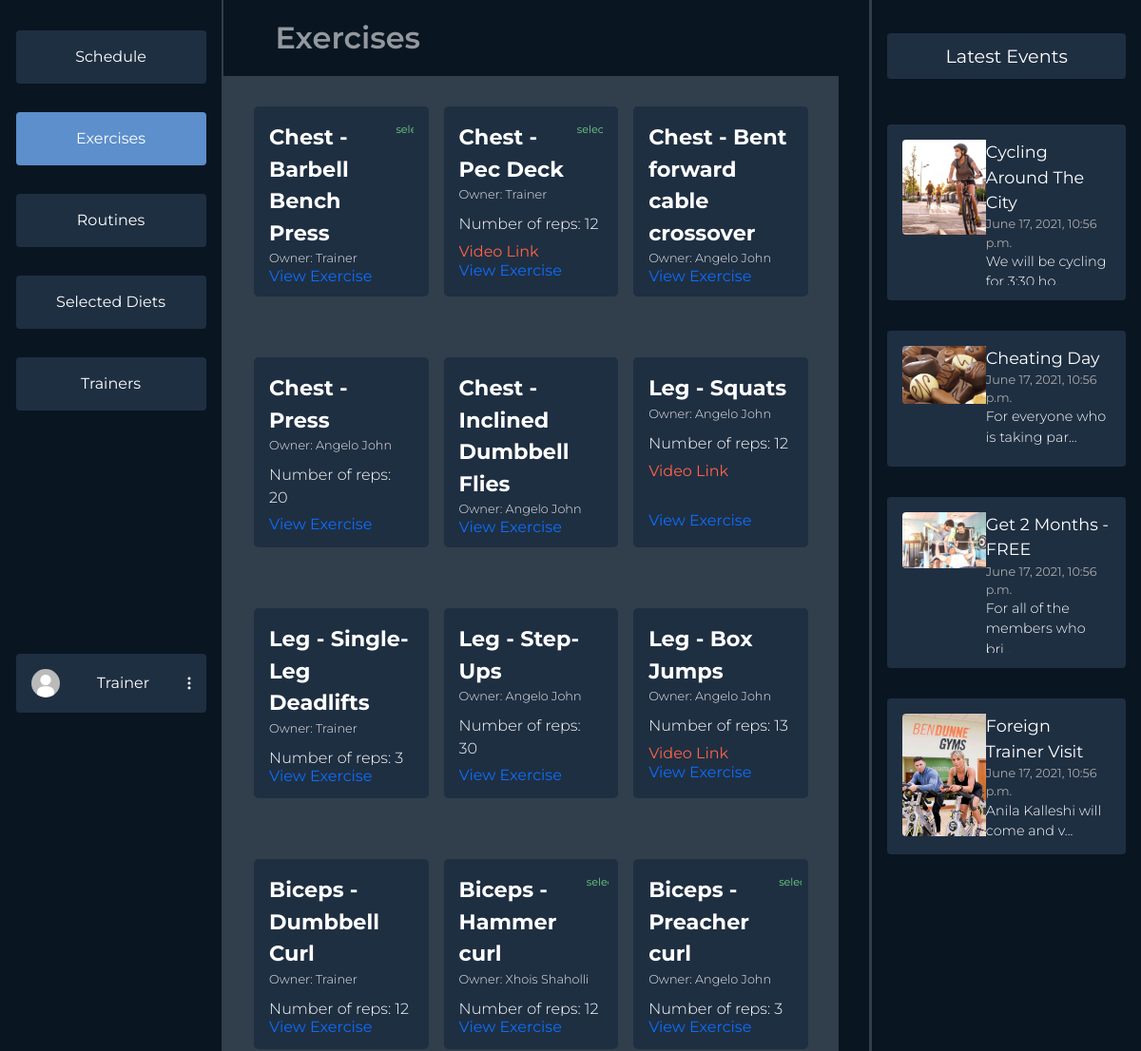
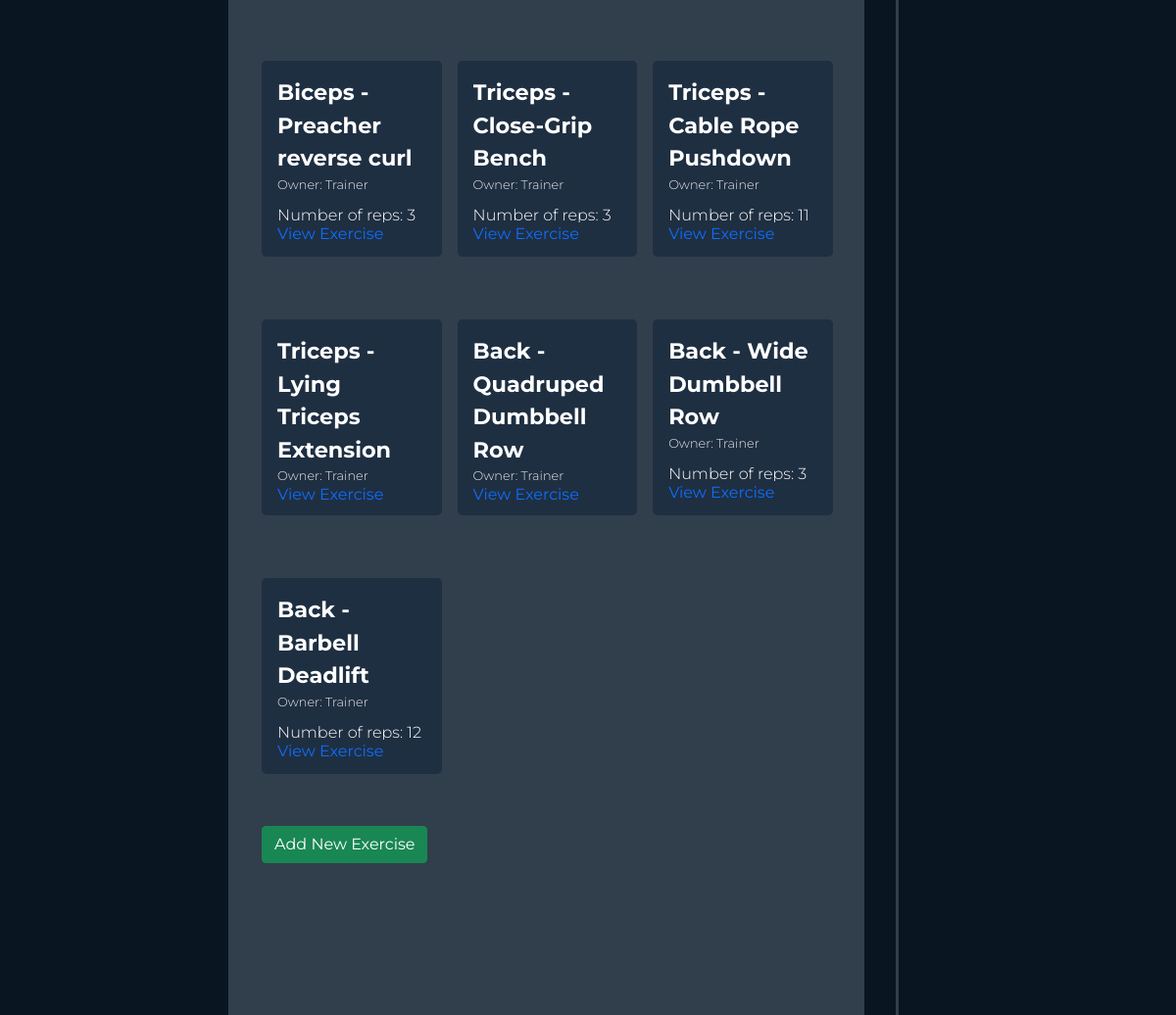
/dashboard/exercises/ (signed in), run on the app's committed database (2 pictures, top to bottom).
### users/models.py (models this page shows, shortened)
class Profile(models.Model):
    user = models.OneToOneField(User, on_delete=models.CASCADE)
    profile_photo = models.ImageField(
        upload_to='media/profiles/', default='profiles/default.jpg')
    height = models.FloatField(default=170.0)
    weight = models.FloatField(default=60.0)
    weight_goal = models.FloatField(default=70.0)
    GENDER_CHOICES = (('F', 'Female'), ('M', 'Male'), ('O', 'Other'))
    gender = models.CharField(
        max_length=9, choices=GENDER_CHOICES, default=GENDER_CHOICES[0])
    FREQUENCY = (
        ('3x', '3 Times a Week'),
        ('4x', '4 Times a Week'),
        ('5x', '5 Times a Week'),
        ('6x', '6 Times a Week'),
    )
    week_frequency = models.CharField(
        max_length=20, choices=FREQUENCY, default=FREQUENCY[0])
    profile_complete = models.BooleanField(default=False)
    selected_diets = models.ManyToManyField(DietPlan, blank=True)
    age = models.IntegerField(null=True)

### dashboards/models.py (models this page shows, shortened)
class Exercise(models.Model):
    owner = models.ForeignKey(User, on_delete=CASCADE,
                              related_name='%(class)s_username', null=True)
    selected_by = models.ManyToManyField(User)
    title = models.CharField(max_length=60, blank=True)
    reps = models.IntegerField(default=3, blank=True)
    desc = models.TextField(blank=True)
    link = models.CharField(max_length=300, blank=True)

class Event(models.Model):
    title = models.CharField(max_length=60, blank=True)
    date = models.DateTimeField(default=datetime.now(), blank=True)
    desc = models.TextField(blank=True)
    thumbnail = models.ImageField(
        upload_to='events/', default='events/default.jpg')

### dashboards/user_views.py (the view)
# urls.py: path('exercises/', user_views.exercises,
@login_required(login_url='login')
def exercises(request):
    events = Event.objects.all()[:4]
    exercises = Exercise.objects.all()
    context = {'options': EXERCISES_NAV,
               'events': events, 'exercises': exercises}
    return render(request, 'dashboards/user/exercises.html', context)

### dashboards/templates/dashboards/user/exercises.html (shortened to what this page needs)
{% extends 'dashboards/user/dashboard.html' %}
{% load static %}
{% block styles %}
<link rel="stylesheet" href="{% static 'css/dashboards/exercises.css' %}">
{% endblock styles %}
{% block middle %}
<div class="showing-where-you-are">
    Exercises
    </div>
<div class="exercises">
{% for exercise in exercises %}
    <div class="exercise-card">
        <div class="left-exercise-card">
            <div class="ex-header">
                <div class="exercise-title">{{exercise.title}}</div>
                {% if user in exercise.selected_by.all  %}
                <span class="">selected</span>
                {% endif %}
            </div>
            {% if exercise.owner.first_name and exercise.owner.last_name %}
            <div class="exercise-owner">Owner: {{exercise.owner.first_name}} {{exercise.owner.last_name}}</div>
            {% else %}
            <div class="exercise-owner">Owner: {{exercise.owner.username}}</div>
            {% endif %}
            <div class="exercise-reps">Number of reps: {{exercise.reps}}</div>
            <div class="exercise-link"><a href="{{exercise.link}}">Video Link</a></div>
        </div>
        <a href="{% url 'userdashboard-exercise-details' exercise.id %}">View Exercise</a>
    </div>
{% endfor %}
</div>
<div class="mt-3" style="margin-left: 2em;">
    <a class="btn btn-success" href="{% url 'create-exercise' %}">Add New Exercise</a>
</div>
{% endblock middle %}

### dashboards/templates/dashboards/user/dashboard.html (shortened to what this page needs)
{% load static %}
<html>
  <head>
    <link href="https://cdn.jsdelivr.net/npm/bootstrap@5.0.1/dist/css/bootstrap.min.css" rel="stylesheet">
    <link rel="stylesheet" href="{% static 'css/dashboards/main.css' %}">
    <link rel="stylesheet" href="https://cdn.jsdelivr.net/npm/bootstrap-select@1.13.14/dist/css/bootstrap-select.min.css">
    {% block styles %}
    {% endblock styles %}
  </head>
  <body>
  {% block content %}
  {% if user.is_authenticated %}
  <div class="mycontainer">
    <div class="navigation">
      <div class="nav-col">
        <div class="options">
          {% for key, item in options.items %}
            {% if item.isActive %}
            <a class="option-active" href="/dashboard/{{item.url}}">{{ item.name }}</a>
            {% else %}
            <a class="option" href="/dashboard/{{item.url}}">{{ item.name }}</a>
            {% endif %}
          {% endfor %}
        </div>
        <div class="profile-wrapper">
          <div class="user-btn">
            <div class="profile-pic"><img src="{{ user.profile.profile_photo.url }}" alt=""></div>
            {% if user.first_name %}
            <span>{{user.get_full_name}}</span>
            {% else %}
            <span>{{user.username}}</span>
            {% endif %}
            <div class="three-dot"><img src="{% static 'svg/3dots.svg' %}" alt=""></div>
          </div>
        </div>
      </div>
      <div class="divider"></div>
    </div>
    <div class="middle">
    {% block middle %}
    {% endblock middle %}
    </div>
    <div class="events-section">
      <div class="divider"></div>
      <div class="events">
        <div class="latest">
          Latest Events
        </div>
        <div class="items overflow-auto">
        {% for item in events %}
          <div class="event-item">
            <div class="event-item-left">
              <div class="event-thumb"><img src="{{item.thumbnail.url}}"></div>
            </div>
            <div class="event-item-right">
              <div class="title">{{item.title}}</div>
              <div class="date">{{item.date}}</div>
              {% if item.desc|length > 30 %}
                <div class="desc">{{item.desc|slice:":30"}}...</div>
              {% else %}
                <div class="desc">{{item.desc}}</div>
              {% endif %}
            </div>
          </div>
        {% endfor %}
        </div>
      </div>
    </div>
  </div>
  {% endif %}
  {% endblock content %}
  </body>
<html>

### static/css/dashboards/main.css (style rules this page uses)
* { margin: 0; font-family: "Montserrat", sans-serif; overflow: hidden; }
body { background-color: #0a1522; }
.mycontainer { display: flex; flex-direction: row; justify-content: space-between; }
.navigation { width: 20vw; }
.nav-col { display: flex; flex-direction: column; align-items: flex-end; margin: 1em; }
.options { margin-left: 7em; display: flex; flex-direction: column; justify-content: space-between; margin-top: 1em; height: 400px; }
.option { background-color: #1f2f42; color: #fff; padding: 1em; padding-right: 1em; padding-left: 1em; width: 200px; text-align: center; border-radius: 4px; }
a { text-decoration: none; }
.option-active { background-color: #5c8fcc; color: #fff; padding: 1em; padding-right: 1em; padding-left: 1em; width: 200px; text-align: center; border-radius: 4px; }
.user-btn { background-color: #1f2f42; color: #fff; padding: 1em; padding-right: 1em; padding-left: 1em; width: 200px; text-align: center; border-radius: 4px; margin-top: 16em; display: flex; flex-direction: row; align-items: center; justify-content: space-between; }
.profile-pic img { height: 30px; border-radius: 50%; width: auto; }
.navigation { display: flex; flex-direction: row; }
.divider { background-color: #313e4c; width: 4px; height: 100vh; margin: 0; padding: 0; z-index: 10; }
.middle { margin-right: 2em; width: 55vw; background-color: #313e4c; }
.events-section { margin-right: 1em; width: 23vw; display: flex; flex-direction: row; }
.event-thumb img { width: 100px; height: auto; border-radius: 4px; }
.latest { margin-top: 1em; background-color: #1f2f42; color: white; border-radius: 4px; padding: 0.5em 1em 0.5em 1em; text-align: center; font-size: 1.2em; }
.events { margin-top: 1em; margin-left: 1em; display: flex; flex-direction: column; color: white; width: 100%; }
.items { height: 200px; max-height: 800px; margin-top: 2em; display: flex; flex-direction: column; justify-content: space-between; height: 100%; }
.event-item { background-color: #1f2f42; border-radius: 4px; padding: 1em; display: flex; flex-direction: row; margin: 1em 0 1em 0; }
.event-item-left { width: 40%; }
.event-item-right { width: 60%; }
.event-item-right .title { font-size: 1.1em; }
.event-item-right .date { font-size: 0.8em; color: rgb(170, 170, 170); }
.event-item-right .desc { font-weight: 300; font-size: 0.9em; }
.showing-where-you-are { font-size: 2em; font-weight: 600; padding: 0.5em 1em 0.5em 1.7em; color: rgba(255, 255, 255, 0.56); background-color: #0a1522; }

### static/css/dashboards/exercises.css (style rules this page uses)
.exercises { margin-top: 2em; display: grid; grid-template-columns: repeat(3, 1fr); gap: 1em; width: 100%; height: 85vh; overflow-y: auto; padding: 0 2em 0 2em; }
.exercise-card { padding: 1em; display: flex; flex-direction: column; align-items: flex-start; justify-content: space-between; color: white; min-height: 200px; max-height: 200px; border-radius: 5px; background-color: #1f2f42; margin-bottom: 3em; }
.left-exercise-card { flex-direction: column; align-items: flex-start; justify-content: space-between; }
.ex-header { display: flex; flex-direction: row; width: 100%; align-items: stretch; }
.ex-header > span { margin-left: 0.7em; font-size: 0.7em; color: #6ed383; }
.exercise-title { font-size: 1.4em; font-weight: bold; }
.exercise-owner { font-size: 0.8em; color: rgb(236, 234, 234); font-weight: 300; margin-bottom: 10px; }
.exercise-link { margin-top: 5px; }
.exercise-link a { color: tomato; }
.exercise-reps { font-size: 1em; font-weight: 300; }

### data on the page
Exercise: title "Chest - Barbell Bench Press", shows "selected", owner.username "Trainer"
Exercise: title "Chest - Pec Deck", shows "selected", owner.username "Trainer", reps "12"
Exercise: title "Chest - Bent forward cable crossover", owner.first_name "Angelo", owner.last_name "John"
Exercise: title "Chest - Press", owner.first_name "Angelo", owner.last_name "John", reps "20"
Exercise: title "Chest - Inclined Dumbbell Flies", owner.first_name "Angelo", owner.last_name "John"
Exercise: title "Leg - Squats", owner.first_name "Angelo", owner.last_name "John", reps "12"
Exercise: title "Leg - Single-Leg Deadlifts", owner.username "Trainer", reps "3"
Exercise: title "Leg - Step-Ups", owner.first_name "Angelo", owner.last_name "John", reps "30"
Exercise: title "Leg - Box Jumps", owner.first_name "Angelo", owner.last_name "John", reps "13"
Exercise: title "Biceps - Dumbbell Curl", owner.username "Trainer", reps "12"
Exercise: title "Biceps - Hammer curl", shows "selected", owner.first_name "Xhois", owner.last_name "Shaholli", reps "12"
Exercise: title "Biceps - Preacher curl", shows "selected", owner.first_name "Angelo", owner.last_name "John", reps "3"
Exercise: title "Biceps - Preacher reverse curl", owner.username "Trainer", reps "3"
Exercise: title "Triceps - Close-Grip Bench", owner.username "Trainer", reps "3"
Exercise: title "Triceps - Cable Rope Pushdown", owner.username "Trainer", reps "11"
Exercise: title "Triceps - Lying Triceps Extension", owner.username "Trainer"
Exercise: title "Back - Quadruped Dumbbell Row", owner.username "Trainer"
Exercise: title "Back - Wide Dumbbell Row", owner.username "Trainer", reps "3"
Exercise: title "Back - Barbell Deadlift", owner.username "Trainer", reps "12"
Event: thumbnail (picture), title "Cycling Around The City", date "June 17, 2021, 10:56 p.m.", desc "We will be cycling…"
Event: thumbnail (picture), title "Cheating Day", date "June 17, 2021, 10:56 p.m.", desc "For everyone who is taking par"
Event: thumbnail (picture), title "Get 2 Months - FREE", date "June 17, 2021, 10:56 p.m.", desc "For all of the members who…"
Event: thumbnail (picture), title "Foreign Trainer Visit", date "June 17, 2021, 10:56 p.m.", desc "Anila Kalleshi will come and v"

### other printed values
{{ item.name }} "Schedule" "Routines" "Selected Diets" "Trainers"
{{ item.name }} "Exercises"
{{ user.username }} "Trainer"
